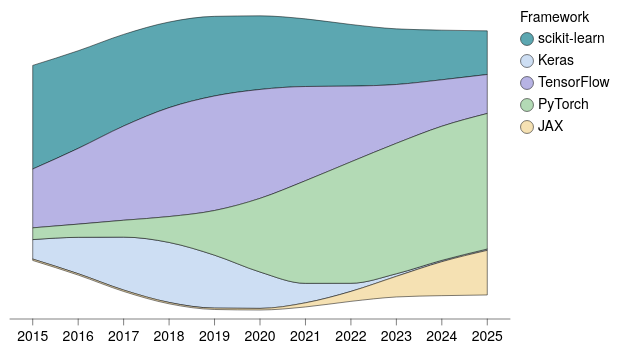

Specify this chart in Vega-Lite:
### Vega-Lite specification from a JSON file in a GitHub repository (floating-point values rounded to 4 significant figures)
{"background": null, "config": {"arc": {"fill": "#DBDBDB", "fillOpacity": 1.0, "innerRadius": 37.5, "padAngle": 0.03, "stroke": "black", "strokeOpacity": 1, "strokeWidth": 0.25}, "area": {"fill": "#DBDBDB", "fillOpacity": 1.0, "stroke": "black", "strokeOpacity": 1, "strokeWidth": 0.25}, "axis": {"domain": true, "domainCap": "round", "domainColor": "black", "domainWidth": 0.25, "grid": false, "gridCap": "round", "gridColor": "#F1F1F1", "gridDash": [0, 0], "gridOpacity": 1.0, "gridWidth": 0.25, "labelColor": "black", "labelFont": "Helvetica Neue, HelveticaNeue, Helvetica, Arial, sans-serif", "labelFontSize": 7, "labelFontStyle": "normal", "labelFontWeight": 400, "offset": 4.5, "ticks": true, "tickCap": "round", "tickColor": "black", "tickRound": false, "tickSize": 3, "tickWidth": 0.25, "titleColor": "black", "titleFont": "Helvetica Neue, HelveticaNeue, Helvetica, Arial, sans-serif", "titleFontSize": 7, "titleFontStyle": "normal", "titleFontWeight": 400}, "axisX": {"domain": true, "labelAlign": "center", "labelAngle": 0, "labels": true, "ticks": true, "translate": 0}, "axisY": {"domain": true, "labelAlign": "right", "labelAngle": 0, "labels": true, "ticks": true, "translate": 0}, "axisRight": {"domain": true, "labelAlign": "left", "labelAngle": 0, "labels": true, "ticks": true, "translate": 0}, "axisTop": {"domain": true, "labelAlign": "center", "labelAngle": 0, "labels": true, "ticks": true, "translate": 0}, "axisBand": {"tickOffset": 0}, "bar": {"fill": "#DBDBDB", "fillOpacity": 1.0, "stroke": "black", "strokeOpacity": 1, "strokeWidth": 0.25}, "boxplot": {"size": 13.5, "ticks": {"cornerRadius": 0.25, "fill": "black", "opacity": 1, "size": 6.75, "thickness": 0.25}, "box": {"fillOpacity": 1.0, "stroke": "black", "strokeOpacity": 1, "strokeWidth": 0.25}, "median": {"cornerRadius": 0, "fill": "black", "fillOpacity": 1.0, "opacity": 1, "size": 13.5, "thickness": 0.25}, "rule": {"fill": "black", "fillOpacity": 1.0, "size": 15.0, "stroke": "black", "strokeDash": [0, 0], "strokeOpacity": 1, "strokeWidth": 0.25}, "outliers": {"color": "black", "fill": "black", "fillOpacity": 1.0, "size": 0, "stroke": "black", "strokeOpacity": 1, "strokeWidth": 0.25}}, "circle": {"fill": "black", "fillOpacity": 1.0, "size": 1.875, "stroke": null, "strokeOpacity": 1, "strokeWidth": 0.25}, "errorband": {"band": {"fillOpacity": 0.6, "stroke": null, "strokeWidth": 0.25, "strokeOpacity": 1}, "borders": {"opacity": 0, "strokeOpacity": 0.25, "strokeWidth": 1}}, "errorbar": {"opacity": 1, "rule": {"strokeDash": [0, 0], "strokeWidth": 0.25}, "ticks": {"color": "black", "cornerRadius": 0.125, "opacity": 1, "size": 9.0, "thickness": 0.25}, "thickness": 0.25}, "font": "Helvetica Neue, HelveticaNeue, Helvetica, Arial, sans-serif", "geoshape": {"fill": "#DBDBDB", "fillOpacity": 1.0, "stroke": "black", "strokeOpacity": 1, "strokeWidth": 0.25}, "header": {"labelColor": "black", "labelFont": "Helvetica Neue, HelveticaNeue, Helvetica, Arial, sans-serif", "labelFontSize": 7, "labelFontStyle": "normal", "labelFontWeight": 400, "titleColor": "black", "titleFont": "Helvetica Neue, HelveticaNeue, Helvetica, Arial, sans-serif", "titleFontSize": 7, "titleFontStyle": "normal", "titleFontWeight": 400, "titlePadding": 0}, "legend": {"disable": false, "offset": 4.5, "titlePadding": 4, "labelOffset": 2, "gradientLabelOffset": 2, "gradientLength": 75.0, "gradientThickness": 7.5, "gradientOpacity": 1.0, "gradientStrokeColor": "black", "gradientStrokeWidth": 0.25, "labelColor": "black", "labelFont": "Helvetica Neue, HelveticaNeue, Helvetica, Arial, sans-serif", "labelFontSize": 7, "labelFontStyle": "normal", "labelFontWeight": 400, "strokeColor": "black", "strokeWidth": 0, "symbolSize": 42, "symbolStrokeColor": "black", "symbolStrokeWidth": 0.25, "titleColor": "black", "titleFont": "Helvetica Neue, HelveticaNeue, Helvetica, Arial, sans-serif", "titleFontSize": 7, "titleFontStyle": "normal", "titleFontWeight": 400}, "line": {"color": "black", "stroke": "black", "strokeCap": "round", "strokeDash": [0, 0], "strokeOpacity": 1, "strokeWidth": 0.375}, "point": {"filled": true, "fill": "#DBDBDB", "fillOpacity": 1.0, "size": 7.5, "stroke": "black", "strokeOpacity": 1, "strokeWidth": 0.25}, "range": {"category": ["#5CA7B1", "#CDDEF3", "#B7B3E4", "#B3DAB5", "#F5E1B3", "#3D727B", "#8AA8D2", "#867DAC", "#80A988", "#CBB17A", "#204148", "#59719A", "#584C77", "#507B5F", "#9D824D"], "diverging": {"scheme": ["#C35082", "#CE6D94", "#D989A7", "#E2A4BA", "#EABFCE", "#F1DBE2", "#F6F6F6", "#D7E0EB", "#B9CBE0", "#9BB6D5", "#7DA1C9", "#5F8CBD", "#4177B1"]}, "heatmap": {"scheme": ["#32022B", "#43044D", "#4C196E", "#4D338C", "#484DA6", "#3A68BB", "#1D83CA", "#1D9CCB", "#23B5C9", "#28CDC5", "#4DE0B4", "#91EE9F"]}, "ordinal": {"scheme": ["#F1F1F1", "#DBDBDB", "#C6C6C6", "#B2B2B2", "#9D9D9D", "#898989", "#767676", "#636363", "#515151", "#404040", "#2F2F2F", "#1F1F1F"]}, "ramp": {"scheme": ["#32022B", "#43044D", "#4C196E", "#4D338C", "#484DA6", "#3A68BB", "#1D83CA", "#1D9CCB", "#23B5C9", "#28CDC5", "#4DE0B4", "#91EE9F"]}}, "rule": {"color": "black", "stroke": "black", "strokeCap": "round", "strokeDash": [2, 2], "strokeOpacity": 1, "strokeWidth": 0.25}, "scale": {"bandPaddingInner": 0.1, "bandPaddingOuter": 0.1, "round": false}, "rect": {"fill": "#DBDBDB", "fillOpacity": 1.0, "stroke": "black", "strokeOpacity": 1, "strokeWidth": 0.25}, "square": {"fill": "#DBDBDB", "fillOpacity": 1.0, "size": 15.0, "stroke": "black", "strokeOpacity": 1, "strokeWidth": 0.25}, "text": {"color": "black", "font": "Helvetica Neue, HelveticaNeue, Helvetica, Arial, sans-serif", "fontSize": 7, "fontStyle": "normal", "fontWeight": 400}, "tick": {"color": "black", "cornerRadius": 0.125, "opacity": 1.0, "size": 13.5, "thickness": 0.25}, "title": {"anchor": "middle", "frame": "group", "color": "black", "font": "Helvetica Neue, HelveticaNeue, Helvetica, Arial, sans-serif", "fontSize": 7, "fontStyle": "normal", "fontWeight": 400, "subtitleColor": "black", "subtitleFont": "Helvetica Neue, HelveticaNeue, Helvetica, Arial, sans-serif", "subtitleFontSize": "Helvetica Neue, HelveticaNeue, Helvetica, Arial, sans-serif", "subtitleFontStyle": "normal", "subtitleFontWeight": 400}, "trail": {"color": "black", "opacity": 1, "size": 0.375}, "view": {"continuousWidth": 250, "continuousHeight": 150, "discreteWidth": 250, "discreteHeight": 150, "fill": null, "stroke": null, "strokeWidth": 0.25}}, "data": {"name": "data-0f94f90ba59c065dc183b4c25a424f81"}, "mark": {"type": "area", "interpolate": "monotone"}, "encoding": {"color": {"field": "framework", "sort": ["scikit-learn", "Keras", "TensorFlow", "PyTorch", "JAX"], "title": "Framework", "type": "nominal"}, "order": {"field": "framework", "sort": "ascending", "type": "nominal"}, "x": {"axis": {"labelAngle": 0}, "field": "year", "title": null, "type": "ordinal"}, "y": {"axis": null, "field": "models", "stack": "center", "type": "quantitative"}}, "$schema": "https://vega.github.io/schema/vega-lite/v6.4.1.json", "datasets": {"data-0f94f90ba59c065dc183b4c25a424f81": [{"year": 2015, "framework": "scikit-learn", "models": 38.0}, {"year": 2016, "framework": "scikit-learn", "models": 35.8}, {"year": 2017, "framework": "scikit-learn", "models": 33.6}, {"year": 2018, "framework": "scikit-learn", "models": 31.4}, {"year": 2019, "framework": "scikit-learn", "models": 29.2}, {"year": 2020, "framework": "scikit-learn", "models": 27.0}, {"year": 2021, "framework": "scikit-learn", "models": 24.8}, {"year": 2022, "framework": "scikit-learn", "models": 22.6}, {"year": 2023, "framework": "scikit-learn", "models": 20.4}, {"year": 2024, "framework": "scikit-learn", "models": 18.2}, {"year": 2025, "framework": "scikit-learn", "models": 16.0}, {"year": 2015, "framework": "Keras", "models": 7.142}, {"year": 2016, "framework": "Keras", "models": 13.34}, {"year": 2017, "framework": "Keras", "models": 19.41}, {"year": 2018, "framework": "Keras", "models": 22.0}, {"year": 2019, "framework": "Keras", "models": 19.41}, {"year": 2020, "framework": "Keras", "models": 13.34}, {"year": 2021, "framework": "Keras", "models": 7.142}, {"year": 2022, "framework": "Keras", "models": 2.977}, {"year": 2023, "framework": "Keras", "models": 0.9666}, {"year": 2024, "framework": "Keras", "models": 0.5}, {"year": 2025, "framework": "Keras", "models": 0.5}, {"year": 2015, "framework": "TensorFlow", "models": 21.57}, {"year": 2016, "framework": "TensorFlow", "models": 27.77}, {"year": 2017, "framework": "TensorFlow", "models": 34.54}, {"year": 2018, "framework": "TensorFlow", "models": 39.93}, {"year": 2019, "framework": "TensorFlow", "models": 42.0}, {"year": 2020, "framework": "TensorFlow", "models": 39.93}, {"year": 2021, "framework": "TensorFlow", "models": 34.54}, {"year": 2022, "framework": "TensorFlow", "models": 27.77}, {"year": 2023, "framework": "TensorFlow", "models": 21.57}, {"year": 2024, "framework": "TensorFlow", "models": 17.03}, {"year": 2025, "framework": "TensorFlow", "models": 14.29}, {"year": 2015, "framework": "PyTorch", "models": 4.308}, {"year": 2016, "framework": "PyTorch", "models": 4.827}, {"year": 2017, "framework": "PyTorch", "models": 6.182}, {"year": 2018, "framework": "PyTorch", "models": 9.483}, {"year": 2019, "framework": "PyTorch", "models": 16.37}, {"year": 2020, "framework": "PyTorch", "models": 27.0}, {"year": 2021, "framework": "PyTorch", "models": 37.63}, {"year": 2022, "framework": "PyTorch", "models": 44.52}, {"year": 2023, "framework": "PyTorch", "models": 47.82}, {"year": 2024, "framework": "PyTorch", "models": 49.17}, {"year": 2025, "framework": "PyTorch", "models": 49.69}, {"year": 2015, "framework": "JAX", "models": 0.5}, {"year": 2016, "framework": "JAX", "models": 0.5}, {"year": 2017, "framework": "JAX", "models": 0.5}, {"year": 2018, "framework": "JAX", "models": 0.5}, {"year": 2019, "framework": "JAX", "models": 0.5}, {"year": 2020, "framework": "JAX", "models": 0.5862}, {"year": 2021, "framework": "JAX", "models": 1.517}, {"year": 2022, "framework": "JAX", "models": 3.649}, {"year": 2023, "framework": "JAX", "models": 7.551}, {"year": 2024, "framework": "JAX", "models": 12.45}, {"year": 2025, "framework": "JAX", "models": 16.35}]}}
